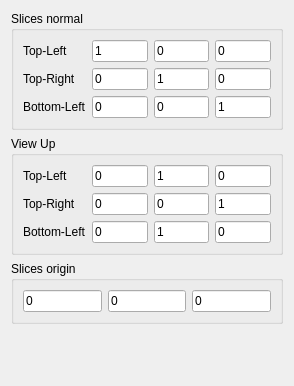
<?xml version="1.0" encoding="UTF-8"?>
<ui version="4.0">
 <class>pqThreeSliceViewOptions</class>
 <widget class="QWidget" name="pqThreeSliceViewOptions">
  <property name="geometry">
   <rect>
    <x>0</x>
    <y>0</y>
    <width>294</width>
    <height>386</height>
   </rect>
  </property>
  <property name="windowTitle">
   <string>Dialog</string>
  </property>
  <layout class="QVBoxLayout" name="verticalLayout">
   <item>
    <widget class="QGroupBox" name="Normals">
     <property name="title">
      <string>Slices normal</string>
     </property>
     <layout class="QGridLayout" name="gridLayout_2">
      <item row="0" column="0">
       <widget class="QLabel" name="TopLeftLabel">
        <property name="text">
         <string>Top-Left</string>
        </property>
       </widget>
      </item>
      <item row="0" column="1">
       <widget class="QLineEdit" name="TopLeftX">
        <property name="text">
         <string>1</string>
        </property>
       </widget>
      </item>
      <item row="0" column="2">
       <widget class="QLineEdit" name="TopLeftY">
        <property name="text">
         <string>0</string>
        </property>
       </widget>
      </item>
      <item row="0" column="3">
       <widget class="QLineEdit" name="TopLeftZ">
        <property name="text">
         <string>0</string>
        </property>
       </widget>
      </item>
      <item row="1" column="0">
       <widget class="QLabel" name="TopRightLabel">
        <property name="text">
         <string>Top-Right</string>
        </property>
       </widget>
      </item>
      <item row="1" column="1">
       <widget class="QLineEdit" name="TopRightX">
        <property name="text">
         <string>0</string>
        </property>
       </widget>
      </item>
      <item row="1" column="2">
       <widget class="QLineEdit" name="TopRightY">
        <property name="text">
         <string>1</string>
        </property>
       </widget>
      </item>
      <item row="1" column="3">
       <widget class="QLineEdit" name="TopRightZ">
        <property name="text">
         <string>0</string>
        </property>
       </widget>
      </item>
      <item row="2" column="0">
       <widget class="QLabel" name="BottomLeftLabel">
        <property name="text">
         <string>Bottom-Left</string>
        </property>
       </widget>
      </item>
      <item row="2" column="1">
       <widget class="QLineEdit" name="BottomLeftX">
        <property name="text">
         <string>0</string>
        </property>
       </widget>
      </item>
      <item row="2" column="2">
       <widget class="QLineEdit" name="BottomLeftY">
        <property name="text">
         <string>0</string>
        </property>
       </widget>
      </item>
      <item row="2" column="3">
       <widget class="QLineEdit" name="BottomLeftZ">
        <property name="text">
         <string>1</string>
        </property>
       </widget>
      </item>
     </layout>
    </widget>
   </item>
   <item>
    <widget class="QGroupBox" name="ViewUp">
     <property name="title">
      <string>View Up</string>
     </property>
     <layout class="QGridLayout" name="gridLayout">
      <item row="0" column="0">
       <widget class="QLabel" name="TopLeftLabelViewUp">
        <property name="text">
         <string>Top-Left</string>
        </property>
       </widget>
      </item>
      <item row="1" column="0">
       <widget class="QLabel" name="TopRightLabelViewUp">
        <property name="text">
         <string>Top-Right</string>
        </property>
       </widget>
      </item>
      <item row="2" column="0">
       <widget class="QLabel" name="BottomLeftLabelViewUp">
        <property name="text">
         <string>Bottom-Left</string>
        </property>
       </widget>
      </item>
      <item row="0" column="1">
       <widget class="QLineEdit" name="TopLeftViewUpX">
        <property name="text">
         <string>0</string>
        </property>
       </widget>
      </item>
      <item row="0" column="2">
       <widget class="QLineEdit" name="TopLeftViewUpY">
        <property name="text">
         <string>1</string>
        </property>
       </widget>
      </item>
      <item row="0" column="3">
       <widget class="QLineEdit" name="TopLeftViewUpZ">
        <property name="text">
         <string>0</string>
        </property>
       </widget>
      </item>
      <item row="1" column="1">
       <widget class="QLineEdit" name="TopRightViewUpX">
        <property name="text">
         <string>0</string>
        </property>
       </widget>
      </item>
      <item row="2" column="1">
       <widget class="QLineEdit" name="BottomLeftViewUpX">
        <property name="text">
         <string>0</string>
        </property>
       </widget>
      </item>
      <item row="1" column="2">
       <widget class="QLineEdit" name="TopRightViewUpY">
        <property name="text">
         <string>0</string>
        </property>
       </widget>
      </item>
      <item row="2" column="2">
       <widget class="QLineEdit" name="BottomLeftViewUpY">
        <property name="text">
         <string>1</string>
        </property>
       </widget>
      </item>
      <item row="1" column="3">
       <widget class="QLineEdit" name="TopRightViewUpZ">
        <property name="text">
         <string>1</string>
        </property>
       </widget>
      </item>
      <item row="2" column="3">
       <widget class="QLineEdit" name="BottomLeftViewUpZ">
        <property name="text">
         <string>0</string>
        </property>
       </widget>
      </item>
     </layout>
    </widget>
   </item>
   <item>
    <widget class="QGroupBox" name="Origin">
     <property name="title">
      <string>Slices origin</string>
     </property>
     <layout class="QHBoxLayout" name="horizontalLayout">
      <item>
       <widget class="QLineEdit" name="X">
        <property name="text">
         <string>0</string>
        </property>
       </widget>
      </item>
      <item>
       <widget class="QLineEdit" name="Y">
        <property name="text">
         <string>0</string>
        </property>
       </widget>
      </item>
      <item>
       <widget class="QLineEdit" name="Z">
        <property name="text">
         <string>0</string>
        </property>
       </widget>
      </item>
     </layout>
    </widget>
   </item>
   <item>
    <spacer name="verticalSpacer">
     <property name="orientation">
      <enum>Qt::Vertical</enum>
     </property>
     <property name="sizeHint" stdset="0">
      <size>
       <width>20</width>
       <height>40</height>
      </size>
     </property>
    </spacer>
   </item>
  </layout>
 </widget>
 <resources/>
 <connections/>
</ui>
